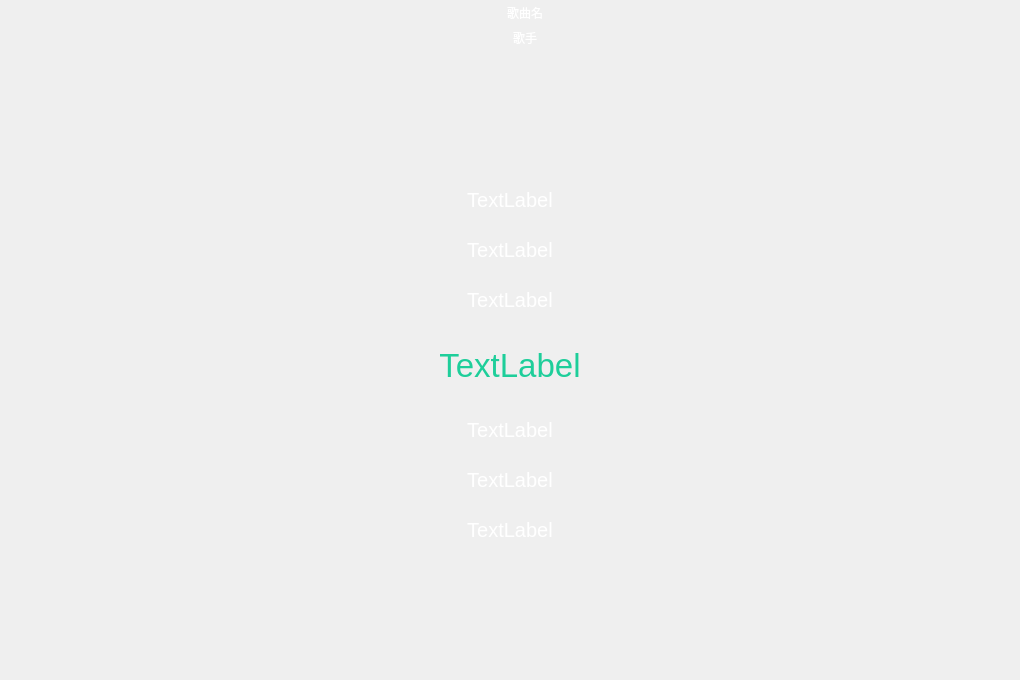
<?xml version="1.0" encoding="UTF-8"?>
<ui version="4.0">
 <class>LrcPage</class>
 <widget class="QWidget" name="LrcPage">
  <property name="geometry">
   <rect>
    <x>0</x>
    <y>0</y>
    <width>1020</width>
    <height>680</height>
   </rect>
  </property>
  <property name="windowTitle">
   <string>Form</string>
  </property>
  <layout class="QVBoxLayout" name="verticalLayout">
   <property name="spacing">
    <number>0</number>
   </property>
   <property name="leftMargin">
    <number>0</number>
   </property>
   <property name="topMargin">
    <number>0</number>
   </property>
   <property name="rightMargin">
    <number>0</number>
   </property>
   <property name="bottomMargin">
    <number>0</number>
   </property>
   <item>
    <widget class="QWidget" name="bgStyle" native="true">
     <property name="styleSheet">
      <string notr="true">#bgStyle{
 border-image: url(:/images/bg.png);
}
*{
 color : #FFFFFF;
}</string>
     </property>
     <layout class="QVBoxLayout" name="verticalLayout_2">
      <property name="spacing">
       <number>0</number>
      </property>
      <property name="leftMargin">
       <number>0</number>
      </property>
      <property name="topMargin">
       <number>0</number>
      </property>
      <property name="rightMargin">
       <number>0</number>
      </property>
      <property name="bottomMargin">
       <number>0</number>
      </property>
      <item>
       <widget class="QWidget" name="lrcTop" native="true">
        <property name="minimumSize">
         <size>
          <width>0</width>
          <height>50</height>
         </size>
        </property>
        <property name="maximumSize">
         <size>
          <width>16777215</width>
          <height>50</height>
         </size>
        </property>
        <layout class="QHBoxLayout" name="horizontalLayout">
         <property name="spacing">
          <number>0</number>
         </property>
         <property name="leftMargin">
          <number>0</number>
         </property>
         <property name="topMargin">
          <number>0</number>
         </property>
         <property name="rightMargin">
          <number>0</number>
         </property>
         <property name="bottomMargin">
          <number>0</number>
         </property>
         <item>
          <widget class="QPushButton" name="hideBtn">
           <property name="minimumSize">
            <size>
             <width>30</width>
             <height>50</height>
            </size>
           </property>
           <property name="maximumSize">
            <size>
             <width>30</width>
             <height>50</height>
            </size>
           </property>
           <property name="cursor">
            <cursorShape>PointingHandCursor</cursorShape>
           </property>
           <property name="styleSheet">
            <string notr="true">#hideBtn
{
 border:none;
}</string>
           </property>
           <property name="text">
            <string/>
           </property>
          </widget>
         </item>
         <item>
          <widget class="QWidget" name="titleBox" native="true">
           <layout class="QVBoxLayout" name="verticalLayout_3">
            <property name="spacing">
             <number>0</number>
            </property>
            <property name="leftMargin">
             <number>0</number>
            </property>
            <property name="topMargin">
             <number>0</number>
            </property>
            <property name="rightMargin">
             <number>0</number>
            </property>
            <property name="bottomMargin">
             <number>0</number>
            </property>
            <item>
             <widget class="QLabel" name="musicSinger">
              <property name="text">
               <string>歌曲名</string>
              </property>
              <property name="alignment">
               <set>Qt::AlignCenter</set>
              </property>
             </widget>
            </item>
            <item>
             <widget class="QLabel" name="musicName">
              <property name="text">
               <string>歌手</string>
              </property>
              <property name="alignment">
               <set>Qt::AlignCenter</set>
              </property>
             </widget>
            </item>
           </layout>
          </widget>
         </item>
        </layout>
       </widget>
      </item>
      <item>
       <widget class="QWidget" name="lrcContent" native="true">
        <layout class="QVBoxLayout" name="verticalLayout_4">
         <property name="spacing">
          <number>0</number>
         </property>
         <property name="leftMargin">
          <number>0</number>
         </property>
         <property name="topMargin">
          <number>0</number>
         </property>
         <property name="rightMargin">
          <number>0</number>
         </property>
         <property name="bottomMargin">
          <number>0</number>
         </property>
         <item>
          <spacer name="verticalSpacer">
           <property name="orientation">
            <enum>Qt::Vertical</enum>
           </property>
           <property name="sizeHint" stdset="0">
            <size>
             <width>20</width>
             <height>122</height>
            </size>
           </property>
          </spacer>
         </item>
         <item>
          <widget class="QLabel" name="line1">
           <property name="minimumSize">
            <size>
             <width>0</width>
             <height>50</height>
            </size>
           </property>
           <property name="font">
            <font>
             <pointsize>15</pointsize>
            </font>
           </property>
           <property name="text">
            <string>TextLabel</string>
           </property>
           <property name="alignment">
            <set>Qt::AlignCenter</set>
           </property>
          </widget>
         </item>
         <item>
          <widget class="QLabel" name="line2">
           <property name="minimumSize">
            <size>
             <width>0</width>
             <height>50</height>
            </size>
           </property>
           <property name="font">
            <font>
             <pointsize>15</pointsize>
            </font>
           </property>
           <property name="text">
            <string>TextLabel</string>
           </property>
           <property name="alignment">
            <set>Qt::AlignCenter</set>
           </property>
          </widget>
         </item>
         <item>
          <widget class="QLabel" name="line3">
           <property name="minimumSize">
            <size>
             <width>0</width>
             <height>50</height>
            </size>
           </property>
           <property name="font">
            <font>
             <pointsize>15</pointsize>
            </font>
           </property>
           <property name="text">
            <string>TextLabel</string>
           </property>
           <property name="alignment">
            <set>Qt::AlignCenter</set>
           </property>
          </widget>
         </item>
         <item>
          <widget class="QLabel" name="lineCenter">
           <property name="minimumSize">
            <size>
             <width>0</width>
             <height>80</height>
            </size>
           </property>
           <property name="font">
            <font>
             <pointsize>25</pointsize>
            </font>
           </property>
           <property name="styleSheet">
            <string notr="true">#lineCenter
{
 color:#1ECE9A;
}</string>
           </property>
           <property name="text">
            <string>TextLabel</string>
           </property>
           <property name="alignment">
            <set>Qt::AlignCenter</set>
           </property>
          </widget>
         </item>
         <item>
          <widget class="QLabel" name="line4">
           <property name="minimumSize">
            <size>
             <width>0</width>
             <height>50</height>
            </size>
           </property>
           <property name="font">
            <font>
             <pointsize>15</pointsize>
            </font>
           </property>
           <property name="text">
            <string>TextLabel</string>
           </property>
           <property name="alignment">
            <set>Qt::AlignCenter</set>
           </property>
          </widget>
         </item>
         <item>
          <widget class="QLabel" name="line5">
           <property name="minimumSize">
            <size>
             <width>0</width>
             <height>50</height>
            </size>
           </property>
           <property name="font">
            <font>
             <pointsize>15</pointsize>
            </font>
           </property>
           <property name="text">
            <string>TextLabel</string>
           </property>
           <property name="alignment">
            <set>Qt::AlignCenter</set>
           </property>
          </widget>
         </item>
         <item>
          <widget class="QLabel" name="line6">
           <property name="minimumSize">
            <size>
             <width>0</width>
             <height>50</height>
            </size>
           </property>
           <property name="font">
            <font>
             <pointsize>15</pointsize>
            </font>
           </property>
           <property name="text">
            <string>TextLabel</string>
           </property>
           <property name="alignment">
            <set>Qt::AlignCenter</set>
           </property>
          </widget>
         </item>
         <item>
          <spacer name="verticalSpacer_2">
           <property name="orientation">
            <enum>Qt::Vertical</enum>
           </property>
           <property name="sizeHint" stdset="0">
            <size>
             <width>20</width>
             <height>122</height>
            </size>
           </property>
          </spacer>
         </item>
        </layout>
       </widget>
      </item>
     </layout>
    </widget>
   </item>
  </layout>
 </widget>
 <resources/>
 <connections/>
</ui>
